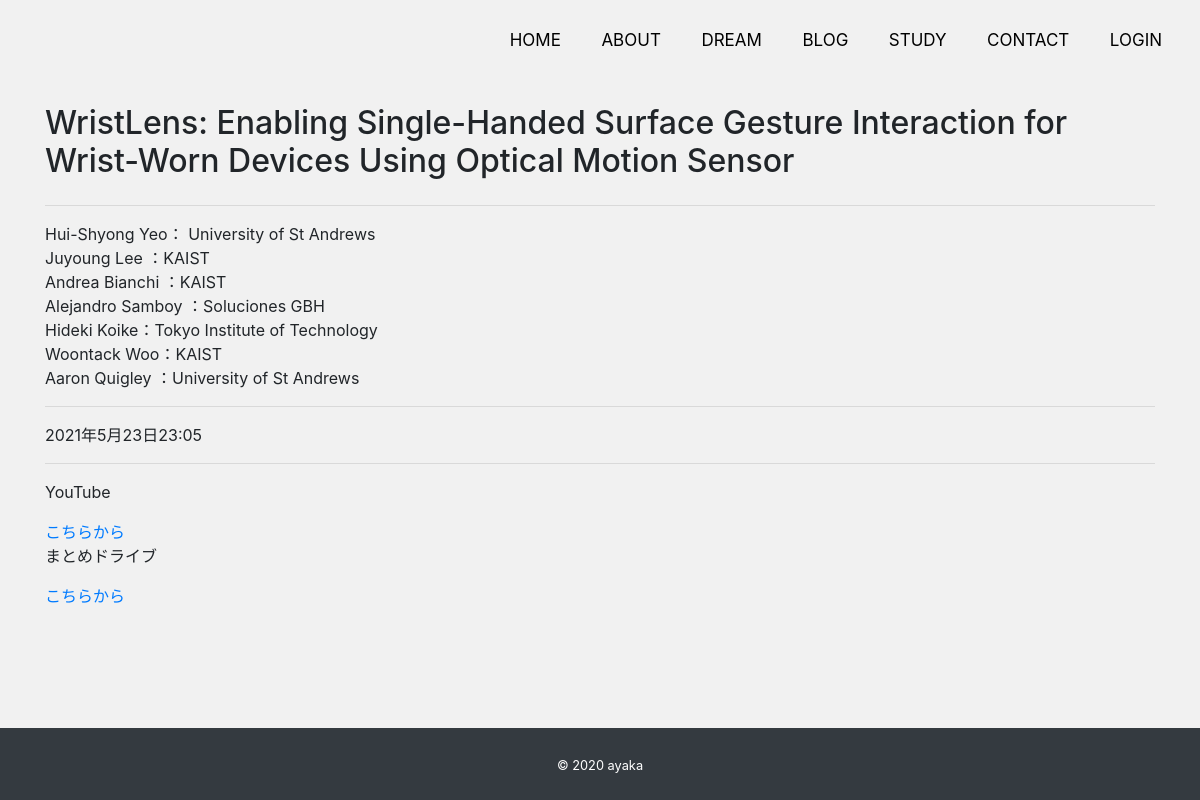
The page /study/post/2 on the database its author committed.
### study/models.py (models this page shows, shortened)
class study_Post(models.Model):
    title = models.CharField("タイトル" , max_length=200)
    author = models.TextField("著者と所属のリスト" , null=True, blank=True)
    content = models.TextField("どんなもの？", null=True, blank=True)
    url1_title = models.CharField('URL1のタイトル' , max_length=100 , null=True, blank=True)
    url1 = models.CharField('URL1' , max_length=100 , null=True, blank=True)
    url2_title = models.CharField('URL2のタイトル' , max_length=100 , null=True, blank=True)
    url2 = models.CharField('URL2' , max_length=100 , null=True, blank=True)
    url3_title = models.CharField('URL3のタイトル' , max_length=100 , null=True, blank=True)
    url3 = models.CharField('URL3' , max_length=100 , null=True, blank=True)
    url4_title = models.CharField('URL4のタイトル' , max_length=100 , null=True, blank=True)
    url4 = models.CharField('URL4' , max_length=100 , null=True, blank=True)
    image1 = models.ImageField(upload_to='images' , verbose_name='イメージ画像1', null=True, blank=True)
    image2 = models.ImageField(upload_to='images' , verbose_name='イメージ画像2', null=True, blank=True)
    image3 = models.ImageField(upload_to='images' , verbose_name='イメージ画像3', null=True, blank=True)
    image4 = models.ImageField(upload_to='images' , verbose_name='イメージ画像4', null=True, blank=True)
    comparison = models.TextField("先行研究と比べてどこがすごい？", null=True, blank=True)
    key = models.TextField("技術や手法のキモはどこ？", null=True, blank=True)
    experiment = models.TextField("どうやって有効だと検証した？", null=True, blank=True)
    discussion = models.TextField("議論はある？", null=True, blank=True)
    next_paper = models.TextField("次に読むべき論文は？", null=True, blank=True)
    thoughts = models.TextField("この論文について、どう思う？", null=True, blank=True)
    memo = models.TextField("その他・メモ", null=True, blank=True)
    created = models.DateTimeField("作成日" , default=timezone.now)

### study/views.py (the view)
# urls.py: path('post/<int:pk>', views.StudyPostDetailView.as_view(), name='study_post_detail'),
class StudyPostDetailView(View):
    def get(self , request , *args, **kwargs):
        study_post_data = study_Post.objects.get(id=self.kwargs['pk'])
        return render(request , 'study/study_post_detail.html',{
            'study_post_data' : study_post_data
        })

### study/templates/study/study_post_detail.html (shortened to what this page needs)
{% extends "app/base.html" %}
{% load widget_tweaks %}
{% block content %}
    <h2 class='my-4'>{{ study_post_data.title }}</h2>
    <hr>
    <p>{{ study_post_data.author|linebreaksbr }}</p>
    <hr>
    <p>{{ study_post_data.created }}</p>
    <hr>
    {% if study_post_data.url1_title %}
        <p>{{ study_post_data.url1_title|linebreaksbr }}</p>
    {% endif %}
    {% if study_post_data.url1 %}
        <a href="{{ study_post_data.url1 }}">こちらから</a>
    {% endif %}
    {% if study_post_data.url2_title %}
        <p>{{ study_post_data.url2_title|linebreaksbr }}</p>
    {% endif %}
    {% if study_post_data.url2 %}
        <a href="{{ study_post_data.url2 }}">こちらから</a>
    {% endif %}
{% endblock %}

### app/static/css/style.css (style rules this page uses)
* { margin:0; padding:0; box-sizing: border-box; font-size: 16px; }
p { word-break: break-all; }
body { background:#f1f1f1; display: flex; flex-flow: column; min-height: 100vh; }

### rows shown on the page
study_Post: title "WristLens: Enabling Single-Handed Surface Gesture Interaction for Wrist-Worn Devices Using Optical Motion Sensor", author "Hui-Shyong Yeo： University of St Andrews Juyoung Lee ：KAIST Andrea Bianchi ：KAIST Alejandro Samboy ：Soluciones GBH Hideki Koike：Tokyo Institute of Technology Woontack Woo：KAIST Aaron Quigley ：University of St Andrews", created "2021年5月23日23:05", url1_title "YouTube", url2_title "まとめドライブ"
